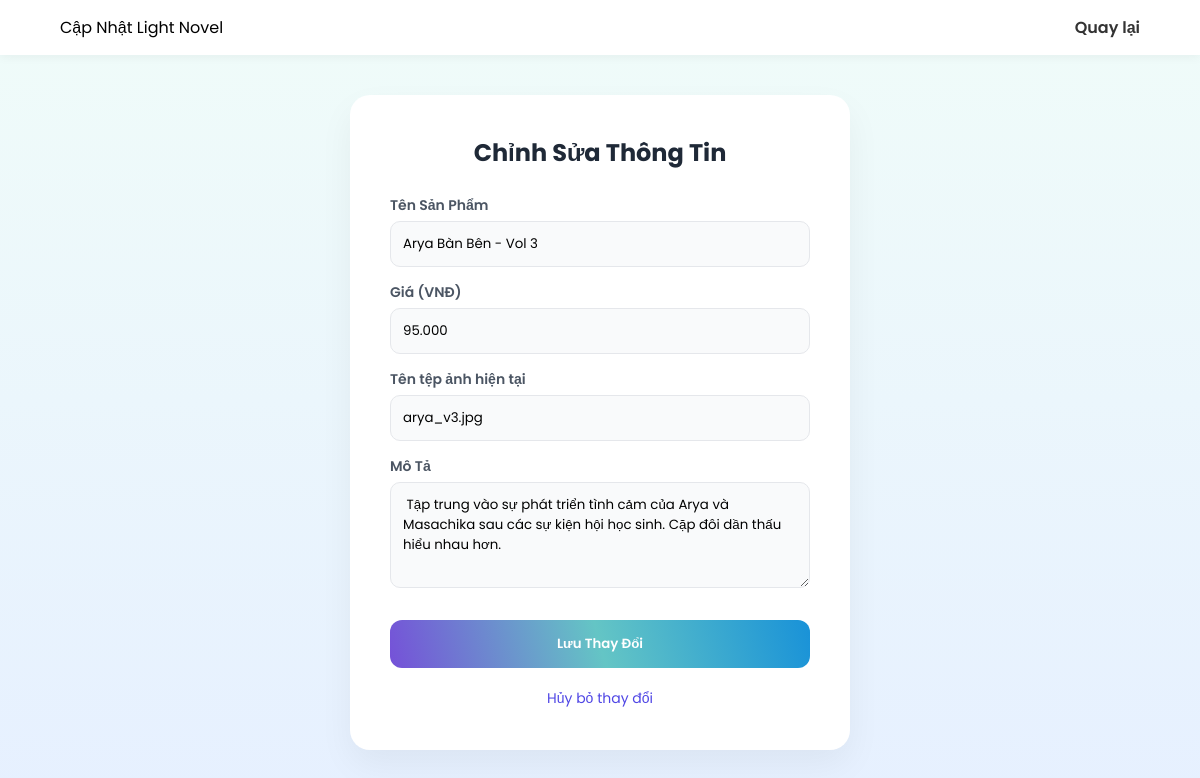
/products/update.php?id=8 (signed in), run on the app's committed database.
### tables this page shows
CREATE TABLE `products` (
  `id` int(11) NOT NULL,
  `name` varchar(255) NOT NULL,
  `price` decimal(10,2) NOT NULL,
  `description` text,
  `image_id` varchar(50) DEFAULT NULL
);

### products/update.php (the view, shortened to what this page needs)
<?php
require_once '../db.php';
$id = mysqli_real_escape_string($conn, $_GET['id']);
$res = mysqli_query($conn, "SELECT * FROM products WHERE id = '$id'");
$product = mysqli_fetch_assoc($res);
?>
<!DOCTYPE html>
<html lang="vi">
<head>
</head>
<body>
    <div class="navbar">
        <div class="logo-text">Cập Nhật Light Novel</div>
        <div class="nav-links">
            <a href="index1.php">Quay lại</a>
        </div>
    </div>
    <div class="main-content">
        <div class="form-card">
            <h2>Chỉnh Sửa Thông Tin</h2>
            <form method="POST">
                <div class="form-group">
                    <label>Tên Sản Phẩm</label>
                    <input type="text" name="name" value="<?php echo htmlspecialchars($product['name']); ?>" required>
                </div>
                <div class="form-group">
                    <label>Giá (VNĐ)</label>
                    <input type="text" name="price" value="<?php echo number_format($product['price'], 0, '', '.'); ?>"
                           oninput="this.value = this.value.replace(/\D/g, '').replace(/\B(?=(\d{3})+(?!\d))/g, '.');" required>
                </div>
               <div class="form-group">
                   <label>Tên tệp ảnh hiện tại</label>
                   <input type="text" name="image" value="<?php echo isset($product['image_id']) ? $product['image_id'] : ''; ?>" required>
               </div>
                <div class="form-group">
                    <label>Mô Tả</label>
                    <textarea name="description" rows="4"><?php echo htmlspecialchars($product['description']); ?></textarea>
                </div>
                <button type="submit" class="btn-submit">Lưu Thay Đổi</button>
            </form>
            <a href="index1.php" class="back-link">Hủy bỏ thay đổi</a>
        </div>
    </div>
</body>
</html>

### products/update.php (style rules this page uses)
* { margin: 0; padding: 0; box-sizing: border-box; font-family: 'Poppins', sans-serif; }
body { background: linear-gradient(to bottom, #f0fcf9, #e6f0ff); min-height: 100vh; }
.navbar { background: #fff; padding: 15px 60px; display: flex; justify-content: space-between; align-items: center; box-shadow: 0 2px 10px rgba(0,0,0,0.05); }
.nav-links a { text-decoration: none; margin-left: 25px; color: #333; font-weight: 600; transition: 0.3s; }
.main-content { display: flex; justify-content: center; padding: 40px 20px; }
.form-card { background: #fff; width: 100%; max-width: 500px; padding: 40px; border-radius: 20px; box-shadow: 0 15px 35px rgba(0,0,0,0.05); text-align: center; }
h2 { color: #1f2937; margin-bottom: 25px; }
.form-group { text-align: left; margin-bottom: 15px; }
label { display: block; font-weight: 600; margin-bottom: 5px; color: #4b5563; font-size: 14px; }
input, textarea { width: 100%; padding: 12px; border: 1px solid #e5e7eb; border-radius: 10px; background: #f9fafb; outline: none; }
.btn-submit { width: 100%; background: linear-gradient(75deg, #7551d8, #64c5c5, #1992d8); color: white; border: none; padding: 14px; border-radius: 12px; font-weight: 600; cursor: pointer; margin-top: 10px; }
.back-link { display: inline-block; margin-top: 20px; color: #4f46e5; text-decoration: none; font-size: 14px; }

### data on the page
products: name "Arya Bàn Bên - Vol 3", price "95.000", image "arya_v3.jpg", description "Tập trung vào sự phát triển tình cảm của Arya và Masachika sau các sự kiện hội học sinh. Cặp đôi dần thấu hiểu nhau hơn."
